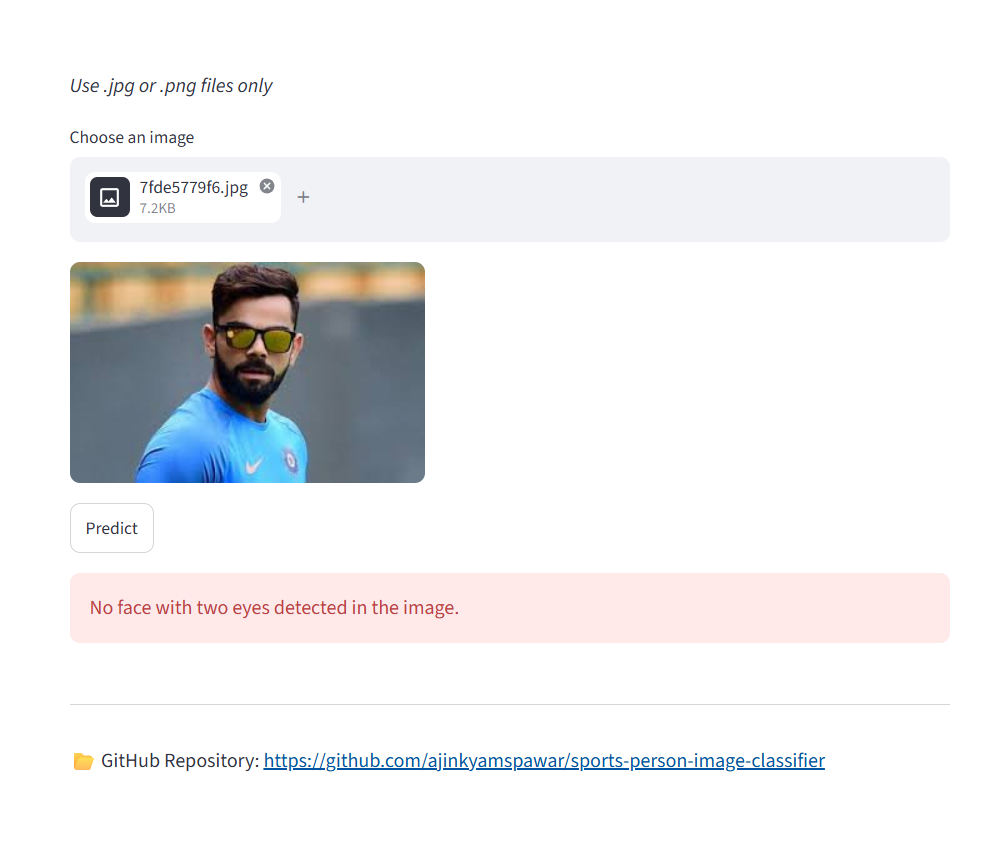
#> input picture images/error_case.png, 983 x 859 px; its folder holds only this picture in this run
$ python -i util.py   (imports and definitions only)
#> lines starting #> are read from the running program, lines starting #| are printed output that depends on the picture
import joblib
import json

import cv2
import numpy as np
import pywt

model = None
class_dict = None


face_cascade = cv2.CascadeClassifier(
    cv2.data.haarcascades + "haarcascade_frontalface_default.xml"
)

eye_cascade = cv2.CascadeClassifier(
    cv2.data.haarcascades + "haarcascade_eye.xml"
)
def load_saved_artifacts():

    global model
    global class_dict

    print("Loading saved artifacts...")

    model = joblib.load("saved_model.pkl")

    with open("class_dictionary.json", "r") as f:
        class_dict = json.load(f)

    print("Artifacts loaded successfully")

def w2d(image, mode='haar', level=1):

    imArray = image

    imArray = cv2.cvtColor(imArray, cv2.COLOR_RGB2GRAY)

    imArray = np.float32(imArray)
    imArray /= 255

    coeffs = pywt.wavedec2(imArray, mode, level=level)

    coeffs_H = list(coeffs)
    coeffs_H[0] *= 0

    imArray_H = pywt.waverec2(coeffs_H, mode)

    imArray_H *= 255
    imArray_H = np.uint8(imArray_H)

    return imArray_H

def get_cropped_image_if_2_eyes(image_path):
#> called with image_path = 'images/error_case.png'
    img = cv2.imread(image_path)
#> img is the input picture: shape (859, 983, 3); mean B, G, R 239.6, 238.2, 238.4
    gray = cv2.cvtColor(img, cv2.COLOR_BGR2GRAY)
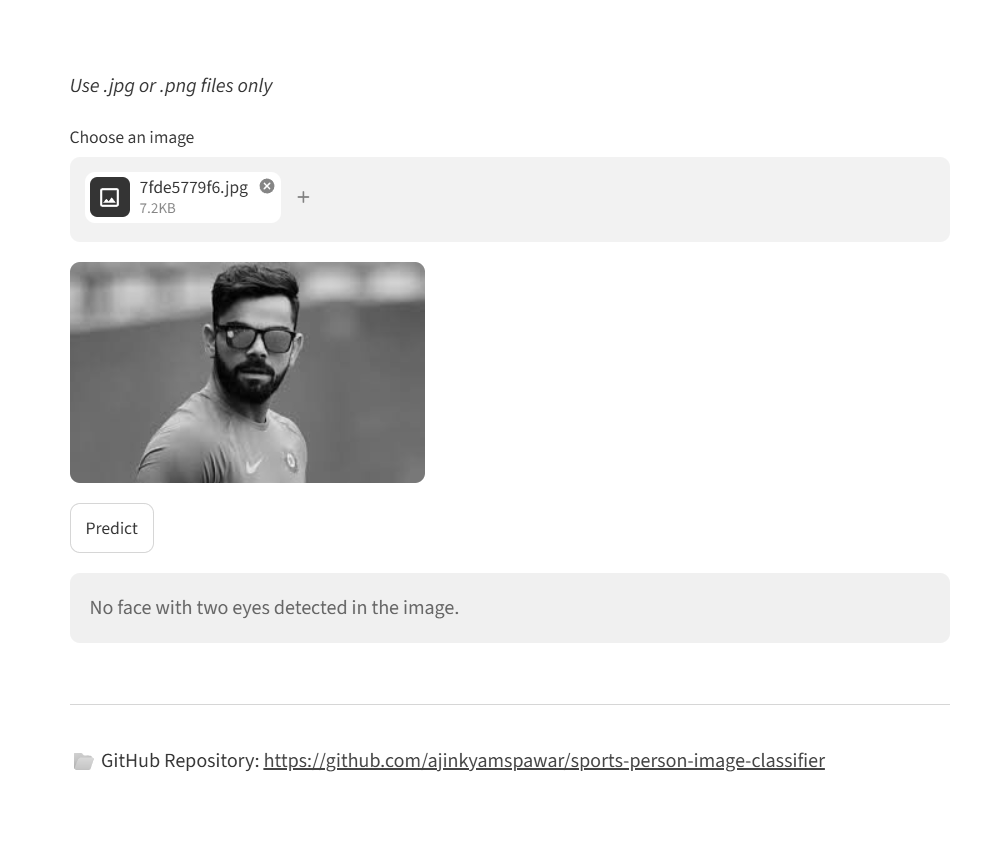
#> gray: shape (859, 983); min 1, max 255, mean 238.5

    faces = face_cascade.detectMultiScale(gray, 1.3, 5)
#> faces = ()

    for (x, y, w, h) in faces:

        roi_gray = gray[y:y+h, x:x+w]
        roi_color = img[y:y+h, x:x+w]

        eyes = eye_cascade.detectMultiScale(roi_gray)

        if len(eyes) >= 2:
            return roi_color
#> this loop made 0 passes

def get_class_name(class_num):

    for name, number in class_dict.items():
        if number == class_num:
            return name

    return None


def classify_image(image_path):

    cropped_img = get_cropped_image_if_2_eyes(image_path)

    if cropped_img is None:
        return None

    scaled_raw_img = cv2.resize(cropped_img, (32, 32))

    img_har = w2d(cropped_img, 'db1', 5)

    scaled_img_har = cv2.resize(img_har, (32, 32))

    combined_img = np.vstack(
        (
            scaled_raw_img.reshape(32*32*3, 1),
            scaled_img_har.reshape(32*32, 1)
        )
    )

    X = combined_img.reshape(1, 4096).astype(float)

    prediction = model.predict(X)

    predicted_name = get_class_name(prediction[0])

    display_name = predicted_name.replace("_", " ").title()

    probabilities = model.predict_proba(X)


    confidence = round(
    np.max(probabilities) * 100,
    2
    )

    return {
    "player": display_name,
    "confidence": confidence
    }

>>> result = classify_image('images/error_case.png')
